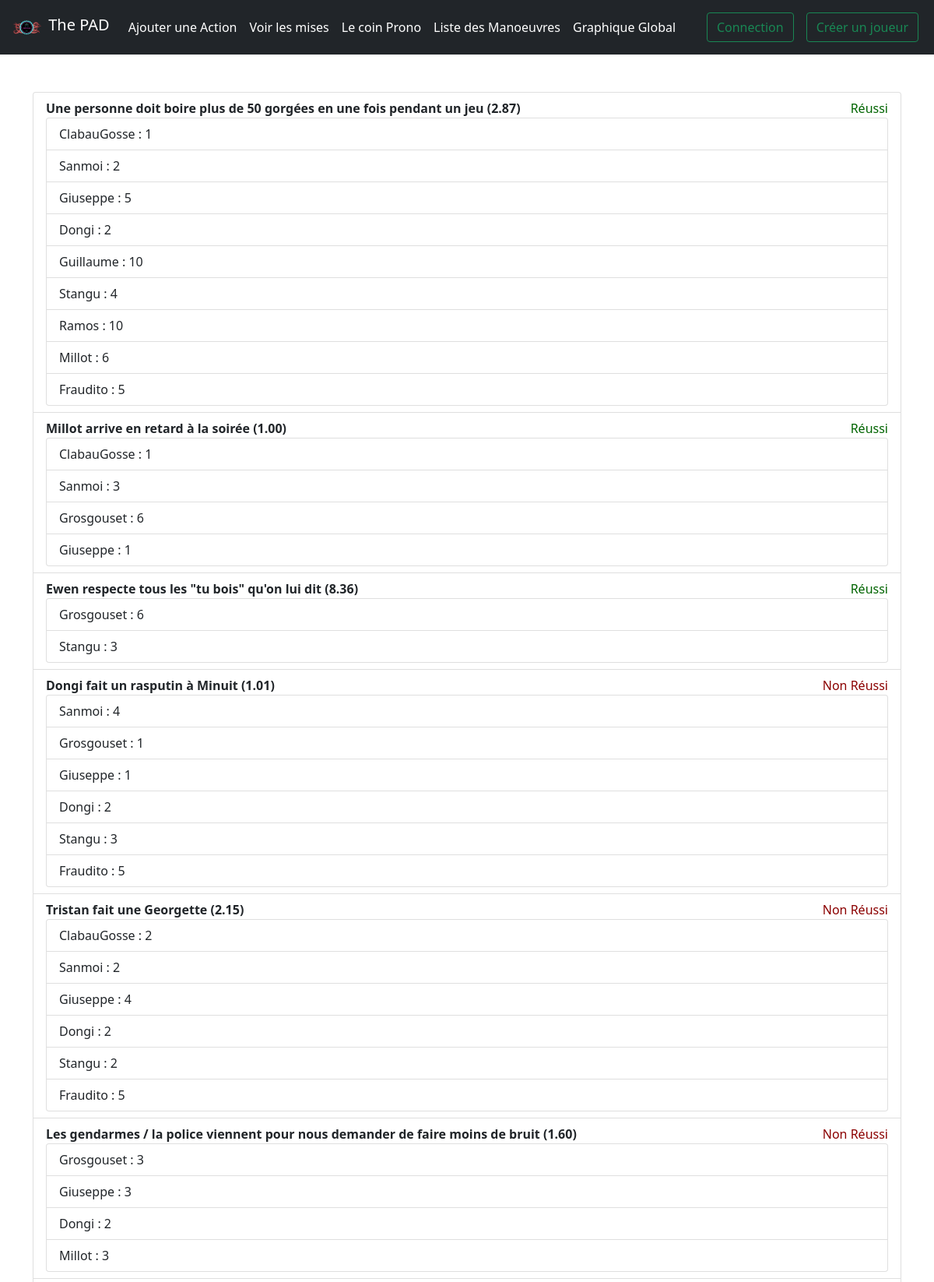
Screenshot of /pari (upper part) with the database file from the repository.
### game/models.py (models this page shows, shortened)
class Pari(models.Model) :
    intitule = models.CharField(max_length=200)
    cote = models.DecimalField(max_digits=12, decimal_places=2)
    reussi = models.IntegerField(default=0) #0 pas de réponse / 1 Réussi / 2 Raté
    def __str__(self) :
        return self.intitule + f" ({self.cote})";

class PariJoueur(models.Model) :
    player = models.ForeignKey(Player, on_delete=models.CASCADE)
    pari = models.ForeignKey(Pari, on_delete=models.CASCADE)
    mise = models.IntegerField()

class Player(models.Model):
    photo = models.ImageField(upload_to='photo_de_profile/', null=True, blank=True)
    description = models.CharField(max_length=75, null=True, blank=True)
    user = models.OneToOneField(User, on_delete=models.CASCADE)
    def __str__(self) :
        return self.user.username

### game/views.py (the view, shortened to what this page needs)
# urls.py: path('pari', views.pari, name="pari"),
def pari(request) :
    list_pari = Pari.objects.order_by('reussi')
    return render(request, 'game/pari.html', {'liste_pari' : list_pari})

### game/templates/game/pari.html (shortened to what this page needs)
{% extends 'game/base.html' %}
{% block content %}
    <ul class="list-group">
    {% for pari in liste_pari %}
        <li class="list-group-item">
            <b>{{pari}}</b>
            {% if pari.reussi == 0 %}
                <div style="text-align: left;float: right;">En cours</div>
            {% elif pari.reussi == 2 %}
                <div style="text-align:right;float:right;color:darkred;"> Non Réussi </div>
            {% elif pari.reussi == 1 %}
                <div style="text-align:right;float:right;color:darkgreen"> Réussi </div>
            {% endif %}
            {% if pari.parijoueur_set.all %}
                <ul class="list-group">
                {% for parijoueur in pari.parijoueur_set.all %}
                    <li class="list-group-item">
                        {{parijoueur.player}} : {{parijoueur.mise}}
                    </li>
                {% endfor %}
                </ul>
            {% endif %}
        </li>
    {% endfor %}
    </ul>
{% endblock %}

### rows the page displays
Pari: intitule+cote "Une personne doit boire plus de 50 gorgées en une fois pendant un jeu (2.87)", reussi "Réussi"
PariJoueur: player "ClabauGosse", mise "1"
PariJoueur: player "Sanmoi", mise "2"
PariJoueur: player "Giuseppe", mise "5"
PariJoueur: player "Dongi", mise "2"
PariJoueur: player "Guillaume", mise "10"
PariJoueur: player "Stangu", mise "4"
PariJoueur: player "Ramos", mise "10"
PariJoueur: player "Millot", mise "6"
PariJoueur: player "Fraudito", mise "5"
Pari: intitule+cote "Millot arrive en retard à la soirée (1.00)", reussi "Réussi"
PariJoueur: player "ClabauGosse", mise "1"
PariJoueur: player "Sanmoi", mise "3"
PariJoueur: player "Grosgouset", mise "6"
PariJoueur: player "Giuseppe", mise "1"
Pari: intitule+cote "Ewen respecte tous les \"tu bois\" qu'on lui dit (8.36)", reussi "Réussi"
PariJoueur: player "Grosgouset", mise "6"
PariJoueur: player "Stangu", mise "3"
Pari: intitule+cote "Dongi fait un rasputin à Minuit (1.01)", reussi "Non Réussi"
PariJoueur: player "Sanmoi", mise "4"
PariJoueur: player "Grosgouset", mise "1"
PariJoueur: player "Giuseppe", mise "1"
PariJoueur: player "Dongi", mise "2"
PariJoueur: player "Stangu", mise "3"
PariJoueur: player "Fraudito", mise "5"
Pari: intitule+cote "Tristan fait une Georgette (2.15)", reussi "Non Réussi"
PariJoueur: player "ClabauGosse", mise "2"
PariJoueur: player "Sanmoi", mise "2"
PariJoueur: player "Giuseppe", mise "4"
PariJoueur: player "Dongi", mise "2"
PariJoueur: player "Stangu", mise "2"
PariJoueur: player "Fraudito", mise "5"
Pari: intitule+cote "Les gendarmes / la police viennent pour nous demander de faire moins de bruit (1.60)", reussi "Non Réussi"
PariJoueur: player "Grosgouset", mise "3"
PariJoueur: player "Giuseppe", mise "3"
PariJoueur: player "Dongi", mise "2"
PariJoueur: player "Millot", mise "3"
